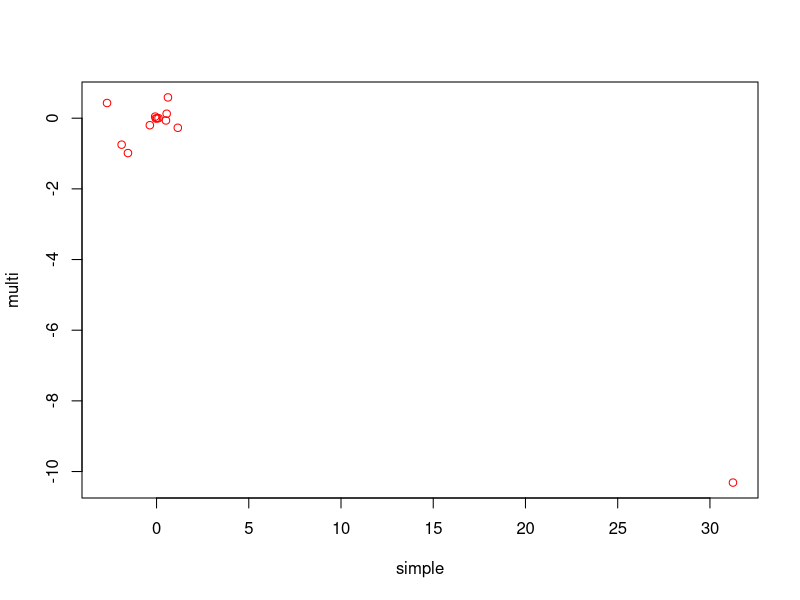

Source code (R): (Note: this script raises an error after producing the figure.)
# ============================================
# An Introduction to Statistical Learning
#           Chapter 3
#
# R-Code for Applied Exercises 15
#
# Author: Antonio Giannino
# ============================================ 
rm(list = ls());
#
# This problem involves the Boston data set, which we saw in the lab for this chapter. 
# We will now try to predict per capita crime rate using the other variables in this
# data set. In other words, per capita crime rate is the response, and the other 
# variables are the predictors.
library("MASS")
#
# (a) For each predictor, fit a simple linear regression model to predict the response.
# Describe your results. In which of the models is there a statistically significant 
# association between the predictor and the response? Create some plots to back up 
# your assertions.
reg_zn <- lm(crim ~ zn, data = Boston)
reg_indus <- lm(crim ~ indus, data = Boston)
reg_chas <- lm(crim ~ chas, data = Boston)
reg_nox <- lm(crim ~ nox, data = Boston)
reg_rm <- lm(crim ~ rm, data = Boston)
reg_age <- lm(crim ~ age, data = Boston)
reg_dis <- lm(crim ~ dis, data = Boston)
reg_rad <- lm(crim ~ rad, data = Boston)
reg_tax <- lm(crim ~ tax, data = Boston)
reg_ptratio <- lm(crim ~ ptratio, data = Boston)
reg_black <- lm(crim ~ black, data = Boston)
reg_lstat <- lm(crim ~ lstat, data = Boston)
reg_medv <- lm(crim ~ medv, data = Boston)
#
summary(reg_zn)
summary(reg_indus)
summary(reg_chas)
summary(reg_nox)
summary(reg_rm)
summary(reg_age)
summary(reg_dis)
summary(reg_rad)
summary(reg_tax)
summary(reg_ptratio)
summary(reg_black)
summary(reg_lstat)
summary(reg_medv)
#
# (b) Fit a multiple regression model to predict the response using all of the 
# predictors. Describe your results. For which predictors can we reject the null 
# hypothesis H0 : βj = 0?
reg_tot <- lm(crim ~ ., data = Boston)
summary(reg_tot)
#
# (c) How do your results from (a) compare to your results from (b)? Create a plot 
# displaying the univariate regression coefficients from (a) on the x-axis, and the 
# multiple regression coefficients from (b) on the y-axis. That is, each predictor is
# displayed as a single point in the plot. Its coefficient in a simple linear 
# regression model is shown on the x-axis, and its coefficient estimate in the multiple
# linear regression model is shown on the y-axis.
simple <- vector("numeric",0)
simple <- c(simple, reg_zn$coefficient[2])
simple <- c(simple, reg_indus$coefficient[2])
simple <- c(simple, reg_chas$coefficient[2])
simple <- c(simple, reg_nox$coefficient[2])
simple <- c(simple, reg_rm$coefficient[2])
simple <- c(simple, reg_age$coefficient[2])
simple <- c(simple, reg_dis$coefficient[2])
simple <- c(simple, reg_rad$coefficient[2])
simple <- c(simple, reg_tax$coefficient[2])
simple <- c(simple, reg_ptratio$coefficient[2])
simple <- c(simple, reg_black$coefficient[2])
simple <- c(simple, reg_lstat$coefficient[2])
simple <- c(simple, reg_medv$coefficient[2])
multi <- vector("numeric", 0)
multi <- c(multi, reg_tot$coefficients)
multi <- multi[-1]
plot(simple, multi, col = "red")
# (d) Is there evidence of non-linear association between any of the predictors and the
# response? To answer this question, for each predictor X, fit a model of the form
# Y = β0 +β1X +β2X2 +β3X3 +ε.
reg_p_zn <- lm(crim ~ poly(zn, 3))
reg_p_indus <- lm(crim ~ poly(indus, 3))
reg_p_chas <- lm(crim ~ poly(znchas, 3))
reg_p_nox <- lm(crim ~ poly(nox, 3))
reg_p_rm <- lm(crim ~ poly(rm, 3))
reg_p_age <- lm(crim ~ poly(age, 3))
reg_p_dis <- lm(crim ~ poly(dis, 3))
reg_p_rad <- lm(crim ~ poly(rad, 3))
reg_p_tax <- lm(crim ~ poly(tax, 3))
reg_p_ptratio <- lm(crim ~ poly(ptratio, 3))
reg_p_black <- lm(crim ~ poly(black, 3))
reg_p_lstat <- lm(crim ~ poly(lstat, 3))
reg_p_medv <- lm(crim ~ poly(zn, 3))

summary(reg_p_zn)
summary(reg_p_indus)
summary(reg_p_chas)
summary(reg_p_nox)
summary(reg_p_rm)
summary(reg_p_age)
summary(reg_p_dis)
summary(reg_p_rad)
summary(reg_p_tax)
summary(reg_p_ptratio)
summary(reg_p_black)
summary(reg_p_lstat)
summary(reg_p_medv)

